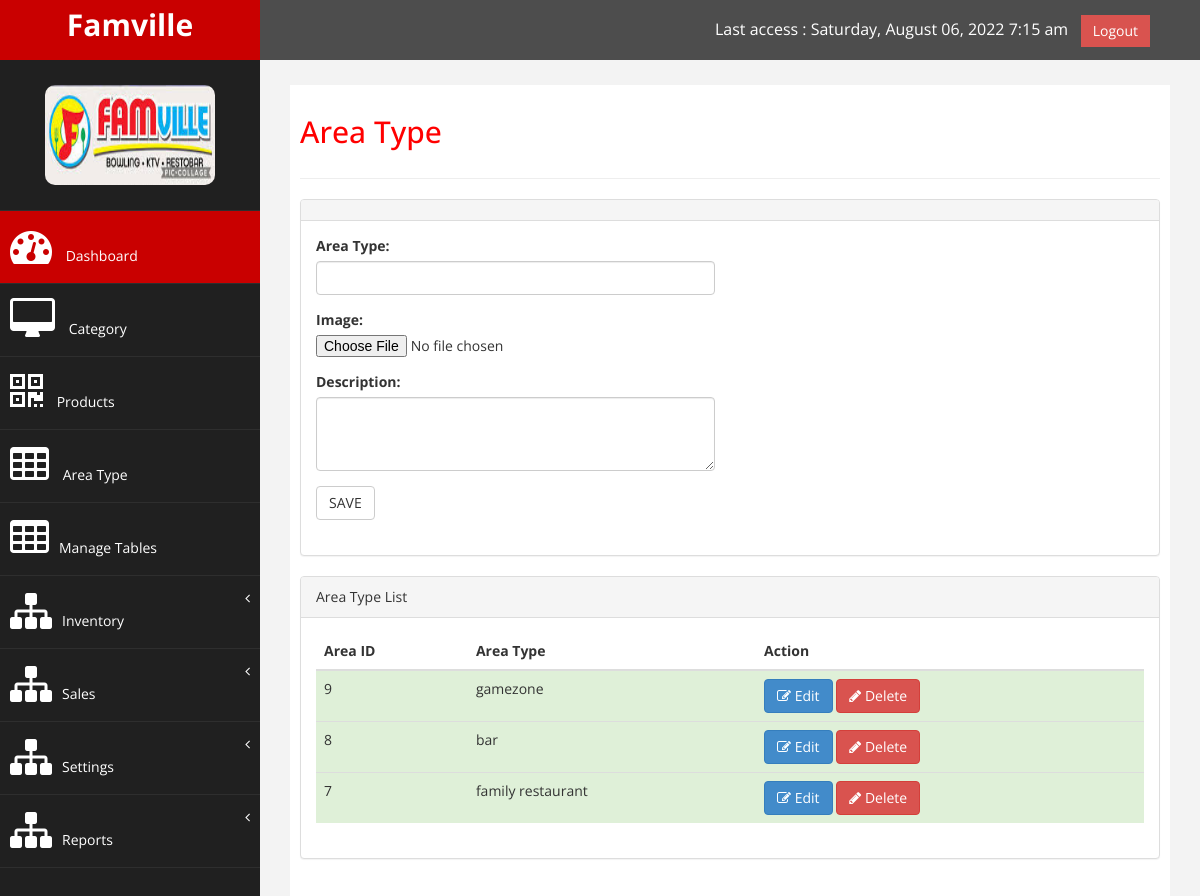
Page /index_admin.php?page=area_type on the committed database.
### tables this page shows
CREATE TABLE `area_type` (
  `area_type_id` int(11) NOT NULL,
  `area_type` varchar(100) NOT NULL,
  `image` varchar(100) NOT NULL,
  `description` varchar(100) NOT NULL
);

### index_admin.php (called while the page is built, shortened)
<?php
include('admin/header.php');
include('admin/side_bar.php');
if(isset($_GET['page'])){
    $page=$_GET['page'];
}else{
    $page='category';
}
include('admin/'.$page.'.php');
include('admin/footer.php');
?>

### admin/area_type.php (the view, shortened to what this page needs)
<div id="page-wrapper">
            <div id="page-inner">
                <div class="row">
                    <div class="col-md-12">
                     <h2>Area Type</h2>
                    </div>
                </div>
                 <hr>
               <div class="row">
                <div class="col-md-12">
                    <div class="panel panel-default">
                        <div class="panel-heading">
                        </div>
                        <div class="panel-body">
                            <div class="row">
                                <div class="col-md-6">
                                    <form action="" method="post" enctype="multipart/form-data">
                                        <div class="form-group">
                                            <label>Area Type:</label>
                                            <input type="text" name="area_type" class="form-control"/>
                                        </div>
                                        <div class="form-group">
                                            <label>Image:</label>
                                            <input type="file" name="area_image"/>
                                        </div>
                                        <div class="form-group">
                                            <label>Description:</label>
                                            <textarea name="description" class="form-control" rows="3"></textarea>
                                        </div>
                                        <button type="submit" name="btn_save" class="btn btn-default">SAVE</button>
                                    </form>
                                    <br/>
    </div>
                            </div>
                        </div>
                    </div>
                </div>
            </div>
            <div class="panel panel-default">
                        <div class="panel-heading">
                            Area Type List
                        </div>
                        <div class="panel-body">
                            <div class="table-responsive">
                                <table class="table">
                                    <thead>
                                        <tr>
                                            <th>Area ID</th>
                                            <th>Area Type</th>
                                            <th>Action</th>
                                        </tr>
                                    </thead>
                                    <tbody>
                                    <?php
                                    include('config.php');
                                    $sql_area='SELECT area_type.area_type_id, area_type.area_type, area_type.image, area_type.description
                                        FROM area_type
                                        ORDER BY area_type.area_type_id DESC';
                                    $qry_area=mysqli_query($CON, $sql_area) or die(mysqli_error($qry_area));
                                    while($row=mysqli_fetch_array($qry_area)){
                                        $area_type_id=$row['area_type_id'];
                                        $area_type=$row['area_type'];
                                    ?>
                                        <tr class="success">
                                            <td><?php echo $area_type_id; ?></td>
                                            <td><?php echo $area_type; ?></td>
                                            <td>
                                            <button class="btn btn-primary"><i class="fa fa-edit "></i> Edit</button>
                                            <button class="btn btn-danger"><i class="fa fa-pencil"></i> Delete</button>
                                            </td>
                                        </tr>
                                    <?php
                                    }
                                    ?>
                                    </tbody>
                                </table>
                            </div>
                        </div>
                    </div>
    </div>
            </div>

### assets/css/custom.css (style rules this page uses)
body { font-family: 'Open Sans', sans-serif; }
#page-wrapper { padding: 15px 15px; min-height: 600px; background:#F3F3F3; }
#page-inner { width:100%; margin:10px 20px 10px 0px; background-color:#fff!important; padding:10px; min-height:1200px; }
h2 { color: #f00; }
@media (min-width:768px) { #page-wrapper { margin: 0 0 0 260px; padding: 15px 30px; min-height: 1200px; } }

### rows in the picture
area_type: area_type_id "9", area_type "gamezone"
area_type: area_type_id "8", area_type "bar"
area_type: area_type_id "7", area_type "family restaurant"
